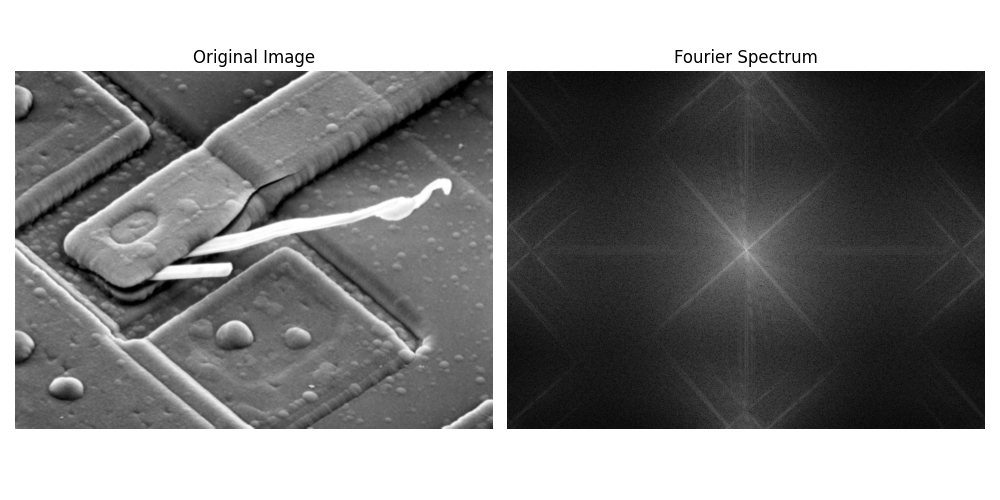

Generate this figure with Python:

import sys
import os
import numpy as np
import matplotlib.pyplot as plt
from skimage.io import imread
from skimage.util import img_as_float
from libDIPUM.data_path import dip_data

print("Running Figure428 (Blown IC and Spectrum)...")

# Image loading
img_path = dip_data('blown_ic.tif')
f = imread(img_path)
if f.ndim == 3: f = f[:,:,0]

f = img_as_float(f)

# Fourier transform
# F = fft2(f);
F = np.fft.fft2(f)

# S = abs(F);
S = np.abs(F)

# S = fftshift(S);
S = np.fft.fftshift(S)

# S = log10(1+S);
S_log = np.log10(1 + S)

# Scaling for display
# S = S - min(S(:));
# S = S/max(S(:));
S_disp = S_log - np.min(S_log)
if np.max(S_disp) > 0:
    S_disp = S_disp / np.max(S_disp)

# Display
fig, axes = plt.subplots(1, 2, figsize=(10, 5))

axes[0].imshow(f, cmap='gray')
axes[0].set_title('Original Image')
axes[0].axis('off')

axes[1].imshow(S_disp, cmap='gray')
axes[1].set_title('Fourier Spectrum')
axes[1].axis('off')

plt.tight_layout()
plt.savefig('Figure428.png')
print("Saved Figure428.png")
plt.show()
